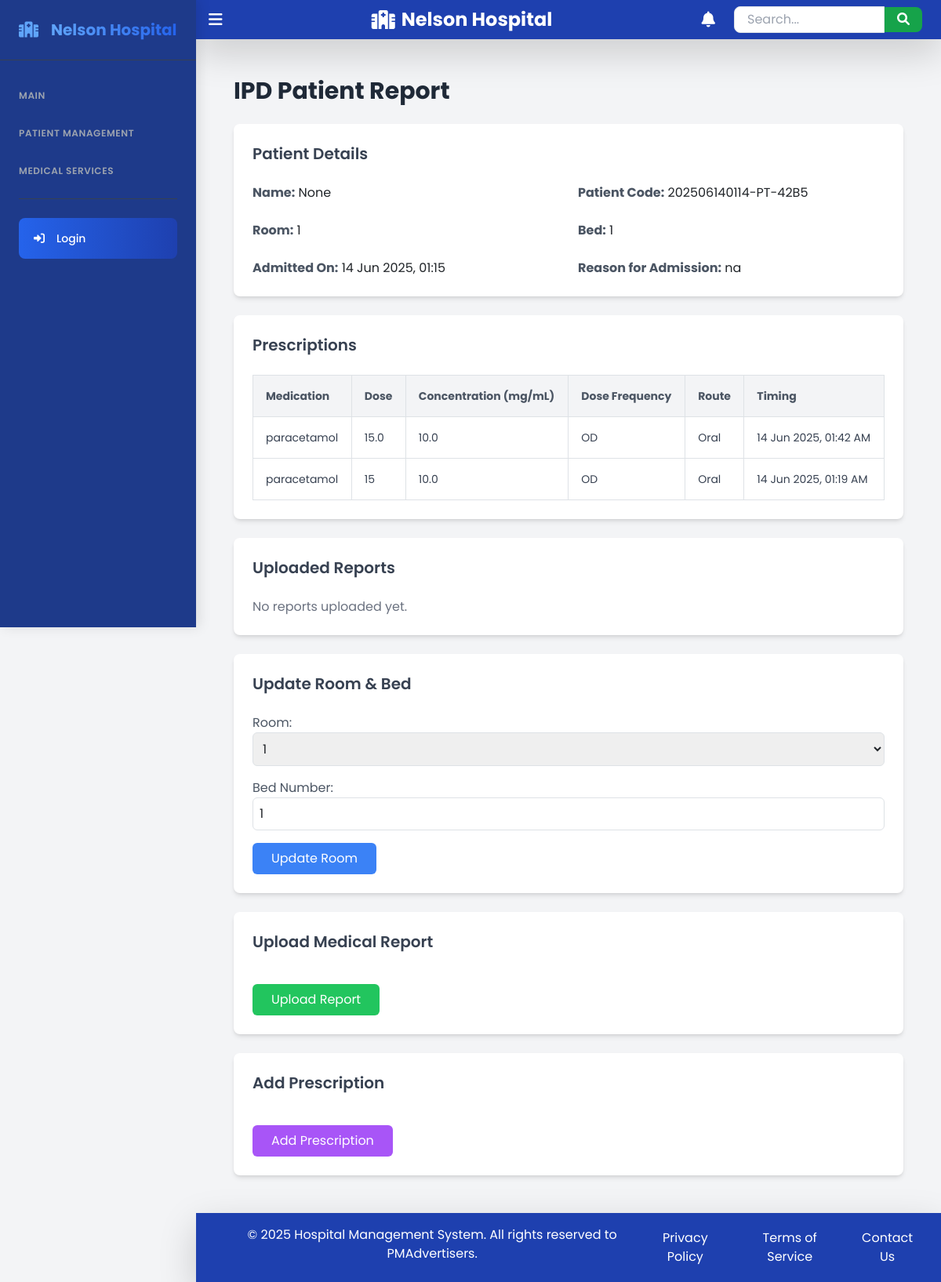
The page /ipd/1/ on the database its author committed.
### hms/models.py (models this page shows, shortened)
class IPD(models.Model):
    patient = models.ForeignKey("Patient", on_delete=models.CASCADE)
    room = models.ForeignKey(Room, on_delete=models.CASCADE, limit_choices_to={'is_available': True}, null=True, blank=True)
    admitted_on = models.DateTimeField(auto_now_add=True)
    discharge_date = models.DateTimeField(null=True, blank=True)
    reason_for_admission = models.TextField(null=True, blank=True)
    bed_number = models.IntegerField(null=True, blank=True)
    bed_price_per_day = models.DecimalField(max_digits=10, decimal_places=2, null=True, blank=True)
    total_cost = models.DecimalField(max_digits=10, decimal_places=2, default=0.00, editable=False)

class Patient(models.Model):
    BLOOD_GROUP_CHOICES = [
        ('A+', 'A+'), ('A-', 'A-'), ('B+', 'B+'), ('B-', 'B-'),
        ('O+', 'O+'), ('O-', 'O-'), ('AB+', 'AB+'), ('AB-', 'AB-')
    ]
    RELATIONSHIP_CHOICES = [
        ('father', 'Father'),
        ('mother', 'Mother'),
        ('son', 'Son'),
        ('daughter', 'Daughter'),
        ('spouse', 'Spouse'),
        ('friend', 'Friend'),
        ('other', 'Other'),
    ]
    patient_code = models.CharField(max_length=35, unique=True, editable=False, blank=True, null=True)
    created_at = models.DateTimeField(default=now)
    user = models.OneToOneField(CustomUser, on_delete=models.CASCADE, related_name="patient")
    date_of_birth = models.DateField(blank=True, null=True)
    age = models.TextField(blank=True, null=True)  # Age field
    contact_number = models.CharField(max_length=15, blank=True, null=True)
    address = models.TextField(blank=True, null=True)
    gender = models.CharField(max_length=10, choices=CustomUser.GENDER_CHOICES, blank=True, null=True)
    aadhar_number = models.CharField(max_length=12, unique=True, validators=[MinLengthValidator(12)], blank=True, null=True)
    blood_group = models.CharField(max_length=3, blank=True, null=True, choices=BLOOD_GROUP_CHOICES)
    weight = models.DecimalField(max_digits=6, decimal_places=2,blank=True,null=True)
    email = models.EmailField(unique=True, blank=True, null=True)
    assigned_doctor = models.ForeignKey('Doctor', on_delete=models.SET_NULL, null=True, blank=True, related_name='patients')
    allergies = models.TextField(blank=True, null=True)  # Known allergies
    emergency_contact_name = models.CharField(max_length=255, blank=True, null=True)
    emergency_contact_number = models.CharField(max_length=15, blank=True, null=True)
    emergency_contact_relationship = models.CharField(max_length=50, blank=True, null=True, choices=RELATIONSHIP_CHOICES)
    accompanying_person_address = models.CharField(max_length=50,blank=True, null=True)
    profile_picture = models.ImageField(upload_to='patient_profiles/', blank=True, null=True)

class CustomUser(AbstractUser):
    GENDER_CHOICES = (
        ('male', 'Male'),
        ('female', 'Female'),
        ('other', 'Other'),
    )
    ROLE_CHOICES = (
        ('admin', 'Admin'),
        ('doctor', 'Doctor'),
        ('nurse', 'Nurse'),
        ('staff', 'Staff'),
    )
    full_name = models.CharField(max_length=255, blank=True, null=True)
    contact_number = models.CharField(max_length=15, blank=True, null=True)
    address = models.TextField(blank=True, null=True)
    gender = models.CharField(max_length=10, choices=GENDER_CHOICES, blank=True, null=True)
    role = models.CharField(max_length=20, choices=ROLE_CHOICES, default='staff')
    groups = models.ManyToManyField(Group, related_name="customuser_groups", blank=True)
    user_permissions = models.ManyToManyField(Permission, related_name="customuser_permissions", blank=True)

class Room(models.Model):
    ROOM_TYPES = [
    ('picu', 'PICU'),
    ('private', 'Private'),
    ('general', 'General Ward'),
    ('nicu', 'NICU'),
    ('icu', 'ICU'),
    ('emergency', 'Emergency Ward'),
    ('other', 'Other'),]
    room_number = models.CharField(max_length=10, unique=True)
    room_type = models.CharField(max_length=20, choices=ROOM_TYPES)
    is_available = models.BooleanField(default=True)
    total_beds = models.IntegerField(default=1,null=True)
    available_beds = models.IntegerField(default=1,null=True)
    bed_price_per_day = models.DecimalField(max_digits=10, decimal_places=2,null=True)
    occupied_beds = models.JSONField(default=list)  # Store occupied bed numbers in a list

class Prescription(models.Model):
    DOSE_FREQUENCY_CHOICES = [
        ("OD", "Once a day (OD)"),
        ("BD", "Twice a day (BD)"),
        ("TDS", "Three times a day (TDS)"),
        ("QID", "Four times a day (QID)"),
        ("SOS", "As needed (SOS)"),
        ("STAT", "Immediately (STAT)"),
        ("OTHER", "Other"),
    ]
    MEDICINE_TYPE_CHOICES = [
        ("syrup", "Syrup"),
        ("injection", "Injection"),
        ("tablet", "Tablet"),
        ("drop", "Drop"),
        ("suspension", "Suspension"),
        ("fluid", "Fluid"),
        ("oral", "Oral"),
        ("other", "Other"),
    ]
    ipd = models.ForeignKey(IPD, on_delete=models.CASCADE, related_name="prescriptions")
    dose_frequency = models.CharField(max_length=10, choices=DOSE_FREQUENCY_CHOICES, default="OD")
    concentration_mg_per_ml = models.FloatField(help_text="Concentration of the medicine (mg/mL)", null=True, blank=True)
    medication = models.CharField(max_length=255)
    medication_fk = models.ForeignKey(Medicine, on_delete=models.CASCADE, null=True, blank=True)
    medicine_type = models.CharField(max_length=20, choices=MEDICINE_TYPE_CHOICES, default="other")  # ✅ Add this line
    dosage = models.CharField(max_length=100, null=True, blank=True)
    timing = models.DateTimeField()

### hms/views.py (the view)
# urls.py: path('ipd/<int:ipd_id>/', view_ipd_report, name='view_ipd_report'),
def view_ipd_report(request, ipd_id):
    ipd = get_object_or_404(IPD, id=ipd_id)
    rooms = Room.objects.all()
    prescriptions = Prescription.objects.filter(ipd=ipd).order_by('-timing')
    reports = PatientReport.objects.filter(patient=ipd.patient).order_by('-uploaded_at')
    return render(request, 'hms/ipd/view_ipd_report.html', {
        'ipd': ipd,
        'rooms': rooms,
        'prescriptions': prescriptions,
        'reports': reports
    })

### hms/templatetags/user_tags.py (called while the page is built)
@register.filter(name='has_group')
def has_group(user, group_name):
    return user.groups.filter(name=group_name).exists()

### hms/templates/hms/ipd/view_ipd_report.html (shortened to what this page needs)
{% extends 'hms/base.html' %}
{% block content %}
<div class="container mx-auto p-6">
    <h2 class="text-3xl font-bold text-gray-800 mb-6">IPD Patient Report</h2>
    <div class="bg-white p-6 rounded-lg shadow-md mb-6">
        <h3 class="text-xl font-semibold text-gray-700 mb-4">Patient Details</h3>
        <div class="grid grid-cols-1 md:grid-cols-2 gap-4">
            <p><strong class="text-gray-600">Name:</strong> {{ ipd.patient.user.full_name }}</p>
            <p><strong class="text-gray-600">Patient Code:</strong> {{ ipd.patient.patient_code }}</p>
            <p><strong class="text-gray-600">Room:</strong> {{ ipd.room.room_number }}</p>
            <p><strong class="text-gray-600">Bed:</strong> {{ ipd.bed_number }}</p>
            <p><strong class="text-gray-600">Admitted On:</strong> {{ ipd.admitted_on|date:"d M Y, H:i" }}</p>
            <p><strong class="text-gray-600">Reason for Admission:</strong> {{ ipd.reason_for_admission }}</p>
        </div>
    </div>
<div class="bg-white p-6 rounded-lg shadow-md mb-6">
    <h3 class="text-xl font-semibold text-gray-700 mb-4">Prescriptions</h3>
    {% if prescriptions %}
        <div class="overflow-x-auto">
            <table class="w-full border-collapse border border-gray-200 text-sm">
                <thead>
                    <tr class="bg-gray-100">
                        <th class="border p-3 text-left text-gray-600">Medication</th>
                        <th class="border p-3 text-left text-gray-600">Dose</th>
                        <th class="border p-3 text-left text-gray-600">Concentration (mg/mL)</th>
                        <th class="border p-3 text-left text-gray-600">Dose Frequency</th>
                        <th class="border p-3 text-left text-gray-600">Route</th>
                        <th class="border p-3 text-left text-gray-600">Timing</th>
                    </tr>
                </thead>
                <tbody>
                    {% for prescription in prescriptions %}
                        <tr class="hover:bg-gray-50">
                            <td class="border p-3 text-gray-700">{{ prescription.medication }}</td>
                            <td class="border p-3 text-gray-700">{{ prescription.dosage }}</td>
                            <td class="border p-3 text-gray-700">
                                {{ prescription.concentration_mg_per_ml|default:"N/A" }}
                            </td>
                            <td class="border p-3 text-gray-700">{{ prescription.dose_frequency }}</td>
                            <td class="border p-3 text-gray-700">{{ prescription.route|default:"Oral" }}</td>
                            <td class="border p-3 text-gray-700">
                                {{ prescription.timing|date:"d M Y, h:i A" }}
                            </td>
                        </tr>
                    {% endfor %}
                </tbody>
            </table>
        </div>
    {% else %}
        <p class="text-gray-500">No prescriptions added yet.</p>
    {% endif %}
</div>
    <div class="bg-white p-6 rounded-lg shadow-md mb-6">
        <h3 class="text-xl font-semibold text-gray-700 mb-4">Uploaded Reports</h3>
        {% if reports %}
            <div class="overflow-x-auto">
                <table class="w-full border-collapse border border-gray-200">
                    <thead>
                        <tr class="bg-gray-100">
                            <th class="border p-3 text-left text-gray-600">Uploaded On</th>
                            <th class="border p-3 text-left text-gray-600">Action</th>
                        </tr>
                    </thead>
                    <tbody>
                        {% for report in reports %}
                            <tr class="hover:bg-gray-50">
                                <td class="border p-3 text-gray-700">{{ report.uploaded_at|date:"d M Y, h:i A" }}</td>
                                <td class="border p-3 flex space-x-4">
                                    {% if report.report_file.url|lower|slice:"-4:" == ".pdf" %}
                                        <button onclick="openPdfViewer('{{ report.report_file.url }}')" class="text-blue-500 hover:text-blue-700 underline">View PDF</button>
                                    {% else %}
                                        <button onclick="openImageViewer('{{ report.report_file.url }}')" class="text-blue-500 hover:text-blue-700 underline">View Image</button>
                                    {% endif %}
                                    <a href="{{ report.report_file.url }}" download class="text-green-500 hover:text-green-700 underline">Download</a>
                                </td>
                            </tr>
                        {% endfor %}
                    </tbody>
                </table>
            </div>
        {% else %}
            <p class="text-gray-500">No reports uploaded yet.</p>
        {% endif %}
    </div>
    <div class="bg-white p-6 rounded-lg shadow-md mb-6">
        <h3 class="text-xl font-semibold text-gray-700 mb-4">Update Room & Bed</h3>
        <form method="POST" action="{% url 'update_ipd_room' ipd.id %}" class="space-y-4">
            <div>
                <label for="room" class="block text-gray-600">Room:</label>
                <select name="room" id="room" class="w-full p-2 border border-gray-300 rounded-md focus:outline-none focus:ring-2 focus:ring-blue-500">
                    {% for room in rooms %}
                        <option value="{{ room.id }}" {% if ipd.room.id == room.id %}selected{% endif %}>{{ room.room_number }}</option>
                    {% endfor %}
                </select>
            </div>
            <div>
                <label for="bed" class="block text-gray-600">Bed Number:</label>
                <input type="number" name="bed_number" value="{{ ipd.bed_number }}" class="w-full p-2 border border-gray-300 rounded-md focus:outline-none focus:ring-2 focus:ring-blue-500">
            </div>
            <button type="submit" class="bg-blue-500 text-white px-4 py-2 rounded-md hover:bg-blue-600">Update Room</button>
        </form>
    </div>
    <div class="bg-white p-6 rounded-lg shadow-md mb-6">
        <h3 class="text-xl font-semibold text-gray-700 mb-4">Upload Medical Report</h3>
        <form method="POST" enctype="multipart/form-data" action="{% url 'upload_patient_report' ipd.patient.patient_code %}" class="space-y-4">
            <button type="submit" class="bg-green-500 text-white px-4 py-2 rounded-md hover:bg-green-600">Upload Report</button>
        </form>
    </div>
    <div class="bg-white p-6 rounded-lg shadow-md">
        <h3 class="text-xl font-semibold text-gray-700 mb-4">Add Prescription</h3>
        <form method="POST" action="{% url 'add_prescription' ipd.id %}" class="space-y-4">
            <button type="submit" class="bg-purple-500 text-white px-4 py-2 rounded-md hover:bg-purple-600">Add Prescription</button>
        </form>
    </div>
</div>
{% endblock %}

### hms/templates/hms/base.html (style rules this page uses)
body { font-family: 'Poppins', sans-serif; transition: background-color 0.3s, color 0.3s; }

### rows shown on the page
IPD: patient.user.full_name "None", patient.patient_code "202506140114-PT-42B5", room.room_number "1", bed_number "1", admitted_on "14 Jun 2025, 01:15", reason_for_admission "na", room "1"
Prescription: medication "paracetamol", dosage "15.0", concentration_mg_per_ml "10.0", dose_frequency "OD", route "Oral", timing "14 Jun 2025, 01:42 AM"
Prescription: medication "paracetamol", dosage "15", concentration_mg_per_ml "10.0", dose_frequency "OD", route "Oral", timing "14 Jun 2025, 01:19 AM"
